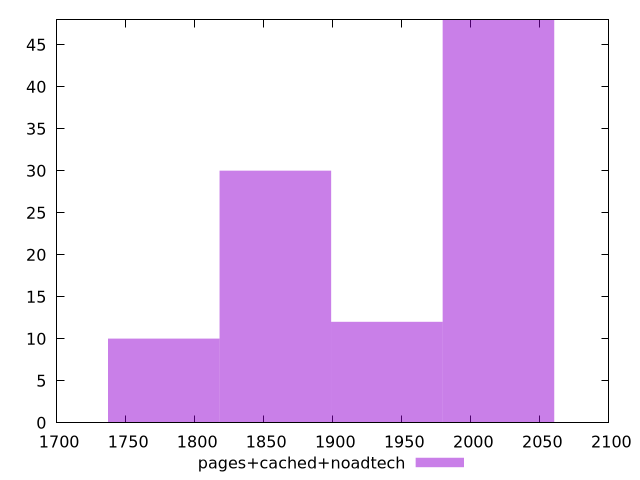

gnuplot code for this plot:
$_pagesCachedNoadtech <<EOF
2020.0271525616201 48
1858.4249803566906 30
1777.623894254226 10
1939.2260664591554 12
EOF
set key outside below
set terminal pngcairo
set output "report_00006_2020-11-02T20-21-41.718Z/first-cpu-idle/pages+cached+noadtech//raw_hist.png"
set yrange [0:48]
set boxwidth 80.80108610246481
set style fill transparent solid 0.5 noborder
plot $_pagesCachedNoadtech title "pages+cached+noadtech" with boxes ,
